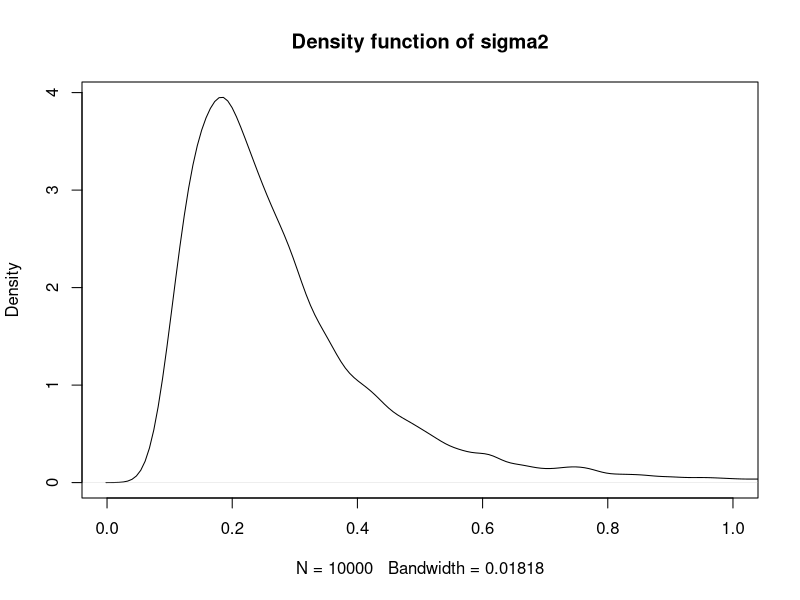
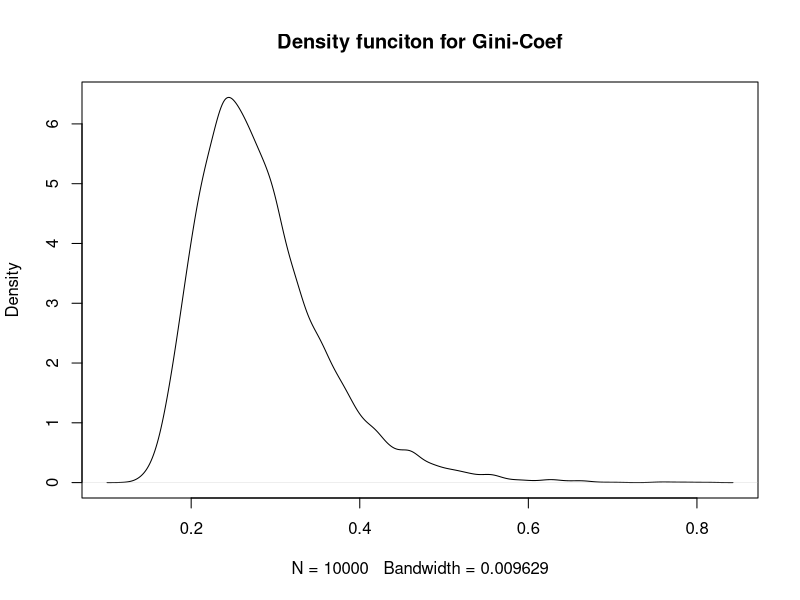
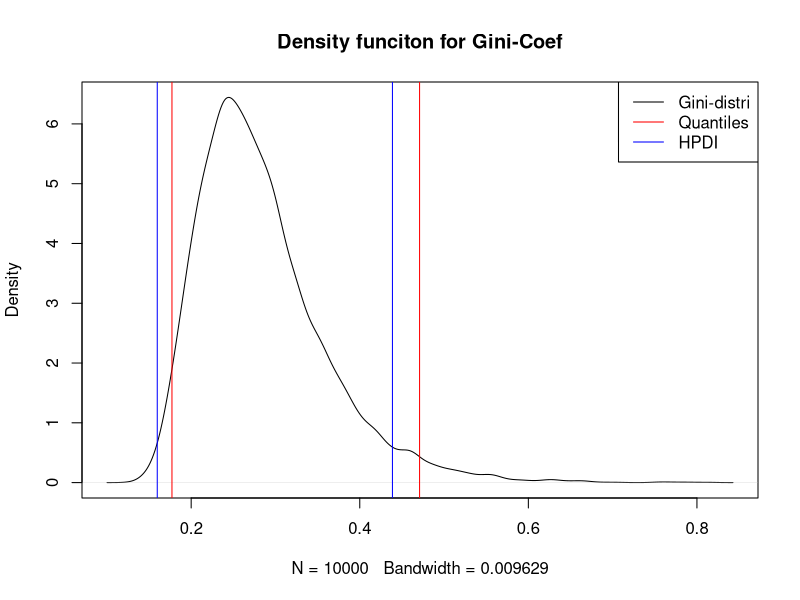

Generate these figures, in order, with R:
monthly_income = c(33, 24, 48, 32, 55, 74, 23, 17) #Given
y <- monthly_income
n <- length(y)
mu <- 3.6 #Given
tau_2 <- (sum((log(y) - mu)^2) / n) #Given
nDraws <- 10000 #Given
draw_inv_chi <- function(nDraws, v, s)
{
    draws <- rchisq(nDraws, v)
    return( (v * s)/draws )
}
sigma2 <- draw_inv_chi(nDraws = nDraws, v = n, s = tau_2)

plot(density(sigma2), xlim = c(0,1),
     main = "Density function of sigma2")

################################################################
#b)
#pnorm gives the cummulativ distribution function (phi(x))
CDF <- pnorm( sqrt(sigma2) / sqrt(2) )
G <- ((2 * CDF) - 1)
plot(density(G), main = "Density funciton for Gini-Coef")


################################################################
#c)
lower <- quantile(G, 0.025)
upper <- quantile(G, 0.975)

plot(density(G), main = "Density funciton for Gini-Coef")
abline(v = lower, col = "red")
abline(v = upper, col = "red")
legend("topright", legend = c("Gini-distri", "Quantiles"),
       col = c("black", "red"), lty = 1)
################################################################
#d)
########################################################
## COULD BE DONE LIKE THIS
## library("bayestestR")
## interval = eti(G,0.95)
##
## sorted_G = sort(G)
## test = hdi(sorted_G, ci = 0.95)
##
## AND PLOTTED LIKE THIS
## plot(density(sorted_G), col = "blue",xlim=c(0,.8))
## abline(v= interval[2], col = "red")
## abline(v= interval[3], col = "red")
## abline(v= test[2], col = "green")
## abline(v= test[3], col = "green")
## OR LIKE BELOW
########################################################
kernel <- density(G)
kernel <- data.frame(kernel$y, kernel$x)
#sort the DF based on the Density. 
kernel <- kernel[order(kernel$kernel.y, decreasing = TRUE),]
tot_sum <- sum(kernel$kernel.y)
cum_dens <- 0.00000000000001
i <- 0
while ((cum_dens/tot_sum) < 0.95)
{
  i <- (i + 1)
  cum_dens <- cum_dens + kernel$kernel.y[i]
}

abline(v = max(kernel$kernel.x[1:i]), col = "blue")
abline(v = min(kernel$kernel.x[1:i]), col = "blue")

legend("topright", legend = c("Gini-distri", "Quantiles", "HPDI"),
       col = c("black", "red", "blue"), lty = 1)

